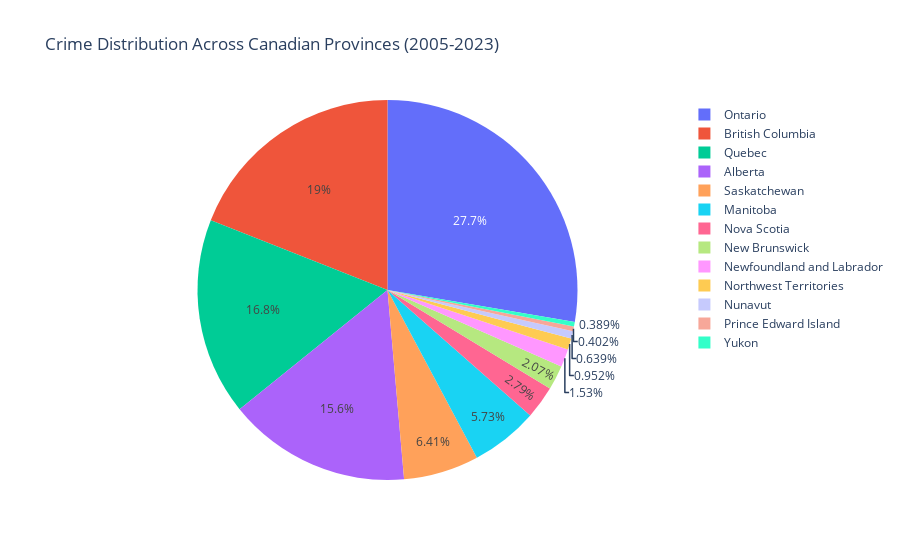

Notebook cell for this chart:
### Markdown cell above
#### Visualization 4 - Pie Chart: Crime Distribution Across Provinces

### Code cell
#Pie chart for crime distribution across provinces
fig = px.pie(CrimeSummary, 
             names="Province", 
             values="VALUE", 
             title="Crime Distribution Across Canadian Provinces (2005-2023)")

fig.show()

### Figure 1 — Plotly figure (JSON) as saved in the notebook; plotly's stock layout.template omitted (floating-point values rounded to 4 significant figures)
{"data": [{"domain": {"x": [0, 1], "y": [0, 1]}, "hovertemplate": "Province=%{label}<br>VALUE=%{value}<extra></extra>", "labels": ["Alberta", "British Columbia", "Manitoba", "New Brunswick", "Newfoundland and Labrador", "Northwest Territories", "Nova Scotia", "Nunavut", "Ontario", "Prince Edward Island", "Quebec", "Saskatchewan", "Yukon"], "legendgroup": "", "name": "", "showlegend": true, "type": "pie", "values": [6923448, 8441655, 2544123, 920459, 680832, 422687, 1240551, 283608, 12294659, 178490, 7454197, 2845107, 172760]}], "layout": {"legend": {"tracegroupgap": 0}, "title": {"text": "Crime Distribution Across Canadian Provinces (2005-2023)"}}}
